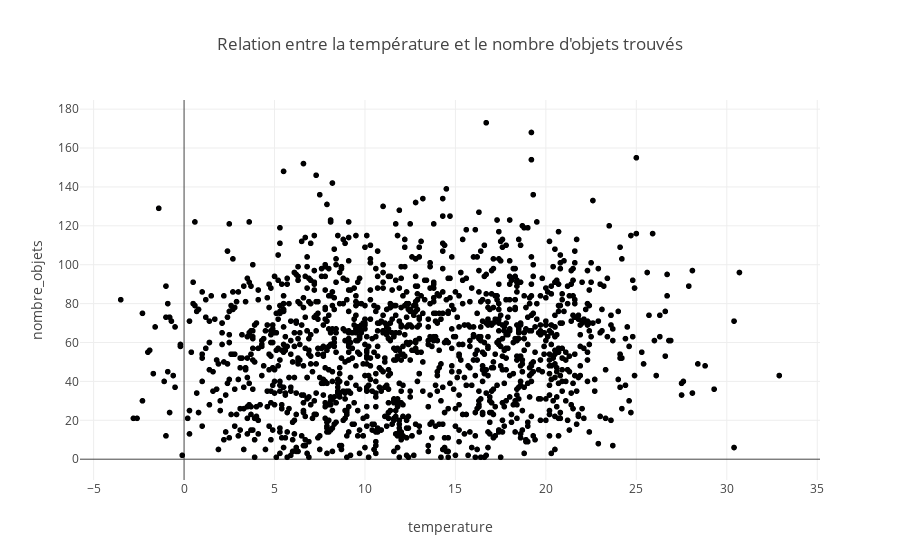

Here is the notebook cell this chart was saved with:
### Code cell
# Création du scatterplot
fig = px.scatter(df, x='temperature', y='nombre_objets', 
                 title='Relation entre la température et le nombre d\'objets trouvés')
fig.show()

### Figure 1 — Plotly figure (JSON) as saved in the notebook; plotly's stock layout.template omitted (floating-point values rounded to 4 significant figures; data arrays with more than 128 entries replaced by an {"elided": "..."} marker saying what was removed)
{"data": [{"hovertemplate": "temperature=%{x}<br>nombre_objets=%{y}<extra></extra>", "legendgroup": "", "marker": {"color": "#000001", "symbol": "circle"}, "mode": "markers", "name": "", "showlegend": false, "type": "scattergl", "x": {"elided": "1428 float values"}, "xaxis": "x", "y": {"elided": "1428 int values"}, "yaxis": "y"}], "layout": {"legend": {"tracegroupgap": 0}, "title": {"text": "Relation entre la température et le nombre d'objets trouvés"}, "xaxis": {"anchor": "y", "domain": [0, 1], "title": {"text": "temperature"}}, "yaxis": {"anchor": "x", "domain": [0, 1], "title": {"text": "nombre_objets"}}}}
